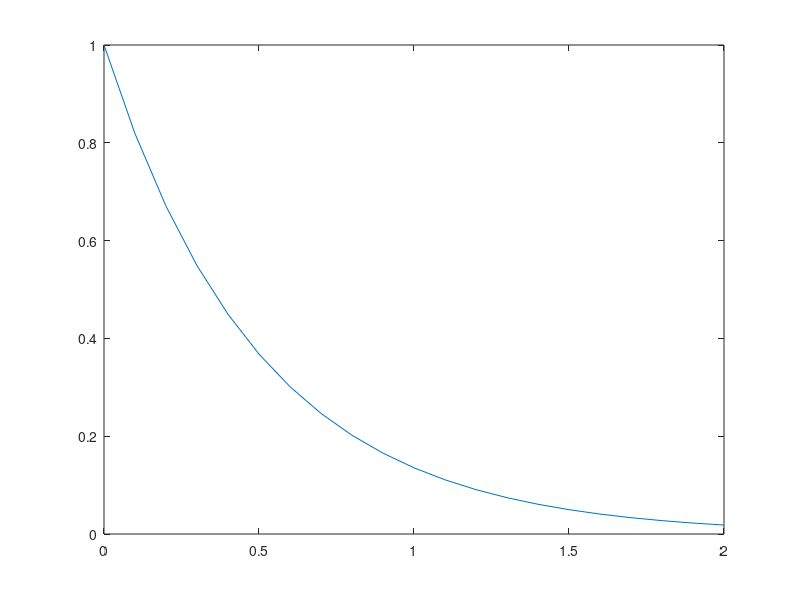

This chart was generated by the following MATLAB code:
% A way to create anoymous functions]
clear 
clc
f = @(x) exp(-2 * x); % Function handle is a pointer, to point 
                      % f to exp(-2 * x)
x = 0:0.1:2;
plot(x, f(x))